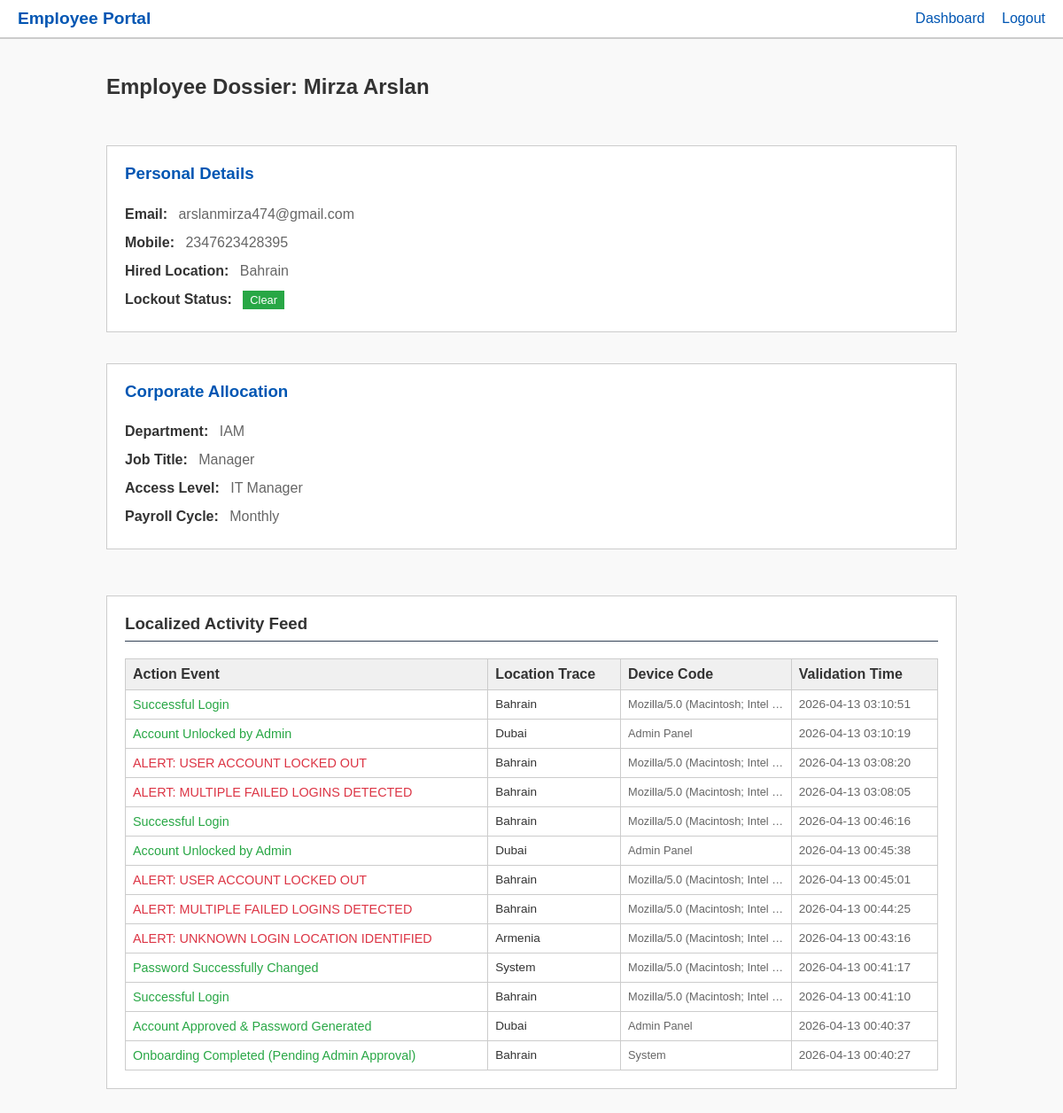
The page /admin/view_employee/5 (signed in) on the database its author committed.
### models.py (models this page shows)
class User(db.Model):
    id = db.Column(db.Integer, primary_key=True)
    first_name = db.Column(db.String(50), nullable=False)
    last_name = db.Column(db.String(50), nullable=False)
    email = db.Column(db.String(120), unique=True, nullable=False)
    mobile = db.Column(db.String(20), nullable=False)
    department = db.Column(db.String(50))
    access_required = db.Column(db.String(100))
    location = db.Column(db.String(100), nullable=False)
    job_title = db.Column(db.String(50))
    payroll = db.Column(db.String(50))
    password = db.Column(db.String(255), nullable=True)
    password_token = db.Column(db.String(100), nullable=True)
    is_first_login = db.Column(db.Boolean, default=True)
    is_approved = db.Column(db.Boolean, default=False)
    role = db.Column(db.String(10), default='User') # 'User' or 'Admin'
    failed_attempts = db.Column(db.Integer, default=0)
    is_locked = db.Column(db.Boolean, default=False)
    lockout_timestamp = db.Column(db.DateTime, nullable=True)
    force_logout = db.Column(db.Boolean, default=False)

class ActivityLog(db.Model):
    id = db.Column(db.Integer, primary_key=True)
    user_id = db.Column(db.Integer, db.ForeignKey('user.id'), nullable=False)
    action = db.Column(db.String(100), nullable=False)
    device = db.Column(db.String(255))
    location = db.Column(db.String(100))
    timestamp = db.Column(db.DateTime, default=get_ireland_time)
    user = db.relationship('User', backref=db.backref('activities', lazy=True))

### app.py (the view)
@app.route('/admin/view_employee/<int:id>', methods=['GET'])
def view_employee(id):
    if 'user_id' not in session: return redirect(url_for('login'))
    admin = User.query.get(session['user_id'])
    if admin.role != 'Admin': return redirect(url_for('index'))
    emp = User.query.get_or_404(id)
    activities = ActivityLog.query.filter_by(user_id=emp.id).order_by(ActivityLog.timestamp.desc()).all()
    return render_template('admin_view_employee.html', emp=emp, activities=activities)

### templates/admin_view_employee.html (shortened to what this page needs)
{% extends "base.html" %}
{% block content %}
<div style="display: flex; justify-content: space-between; align-items: center; margin-bottom: 2rem;">
    <h2>Employee Dossier: {{ emp.first_name }} {{ emp.last_name }} {% if not emp.is_approved %}<span class="badge badge-warning">PENDING APPROVAL</span>{% endif %}</h2>
</div>
<div class="grid">
    <div class="card">
        <h3 style="margin-top: 0; color: var(--primary);">Personal Details</h3>
        <ul style="list-style: none; padding: 0; margin: 0; color: var(--text-muted); line-height: 2;">
            <li><strong style="margin-right: 0.5rem; color: var(--text);">Email:</strong> {{ emp.email }}</li>
            <li><strong style="margin-right: 0.5rem; color: var(--text);">Mobile:</strong> {{ emp.mobile }}</li>
            <li><strong style="margin-right: 0.5rem; color: var(--text);">Hired Location:</strong> {{ emp.location }}</li>
            <li><strong style="margin-right: 0.5rem; color: var(--text);">Lockout Status:</strong>
                {% if emp.is_locked %}
                <span class="badge badge-danger">LOCKED</span>
                {% else %}
                <span class="badge badge-success">Clear</span>
                {% endif %}
            </li>
        </ul>
    </div>
    <div class="card">
        <h3 style="margin-top: 0; color: var(--primary);">Corporate Allocation</h3>
        <ul style="list-style: none; padding: 0; margin: 0; color: var(--text-muted); line-height: 2;">
            <li><strong style="margin-right: 0.5rem; color: var(--text);">Department:</strong> {{ emp.department }}</li>
            <li><strong style="margin-right: 0.5rem; color: var(--text);">Job Title:</strong> {{ emp.job_title }}</li>
            <li><strong style="margin-right: 0.5rem; color: var(--text);">Access Level:</strong> {{ emp.access_required }}</li>
            <li><strong style="margin-right: 0.5rem; color: var(--text);">Payroll Cycle:</strong> {{ emp.payroll }}</li>
        </ul>
    </div>
</div>
<div class="card" style="margin-top: 2rem;">
    <h3 style="margin-top: 0; border-bottom: 1px solid #334155; padding-bottom: 0.5rem;">Localized Activity Feed</h3>
    {% if activities %}
    <table style="margin-top: 1rem;">
        <thead>
            <tr>
                <th>Action Event</th>
                <th>Location Trace</th>
                <th>Device Code</th>
                <th>Validation Time</th>
            </tr>
        </thead>
        <tbody>
            {% for log in activities %}
            <tr>
                <td style="{% if 'FAILED' in log.action or 'LOCKED OUT' in log.action or 'invalid' in log.action or 'IDENTIFIED' in log.action %}color: var(--danger);{% elif 'Warning' in log.action %}color: var(--warning);{% else %}color: var(--success);{% endif %} font-weight: 500; font-size: 0.9rem;">
                    {{ log.action }}
                </td>
                <td style="font-size: 0.85rem;">{{ log.location }}</td>
                <td style="font-size: 0.8rem; color: var(--text-muted); max-width: 150px; overflow: hidden; text-overflow: ellipsis; white-space: nowrap;">
                    {{ log.device }}
                </td>
                <td style="font-size: 0.85rem; color: var(--text-muted);">{{ log.timestamp.strftime('%Y-%m-%d %H:%M:%S') }}</td>
            </tr>
            {% endfor %}
        </tbody>
    </table>
    {% else %}
    <p style="color: var(--text-muted);">No activity data exists for this user.</p>
    {% endif %}
</div>
{% endblock %}

### static/styles.css (style rules this page uses)
:root { --primary: #0056b3; --primary-hover: #004085; --bg: #f9f9f9; --surface: #ffffff; --surface-hover: #e2e8f0; --text: #333333; --text-muted: #666666; --danger: #dc3545; --success: #28a745; --warning: #ffc107; }
body { margin: 0; font-family: Arial, sans-serif; background-color: #f9f9f9; color: #333333; min-height: 100vh; display: flex; flex-direction: column; }
.card { background: #ffffff; border: 1px solid #ccc; padding: 20px; margin-bottom: 20px; }
.grid { display: grid; grid-template-columns: 1fr; gap: 15px; }
table { width: 100%; border-collapse: collapse; margin-top: 10px; }
th, td { padding: 8px; text-align: left; border: 1px solid #ccc; }
th { background-color: #f0f0f0; font-weight: bold; }
.badge { padding: 3px 8px; border: 1px solid #ccc; font-size: 0.8rem; background-color: #eee; color: #000; }
.badge-success { background-color: #28a745; color: white; border: none; }

### rows shown on the page
User: first_name "Mirza", last_name "Arslan", email "arslanmirza474@gmail.com", mobile "2347623428395", location "Bahrain", department "IAM", job_title "Manager", access_required "IT Manager", payroll "Monthly"
ActivityLog: action "Successful Login", location "Bahrain", device "Mozilla/5.0 (Macintosh; Intel…", timestamp "2026-04-13 03:10:51"
ActivityLog: action "Account Unlocked by Admin", location "Dubai", device "Admin Panel", timestamp "2026-04-13 03:10:19"
ActivityLog: action "ALERT: USER ACCOUNT LOCKED OUT", location "Bahrain", device "Mozilla/5.0 (Macintosh; Intel…", timestamp "2026-04-13 03:08:20"
ActivityLog: action "ALERT: MULTIPLE FAILED LOGINS DETECTED", location "Bahrain", device "Mozilla/5.0 (Macintosh; Intel…", timestamp "2026-04-13 03:08:05"
ActivityLog: action "Successful Login", location "Bahrain", device "Mozilla/5.0 (Macintosh; Intel…", timestamp "2026-04-13 00:46:16"
ActivityLog: action "Account Unlocked by Admin", location "Dubai", device "Admin Panel", timestamp "2026-04-13 00:45:38"
ActivityLog: action "ALERT: USER ACCOUNT LOCKED OUT", location "Bahrain", device "Mozilla/5.0 (Macintosh; Intel…", timestamp "2026-04-13 00:45:01"
ActivityLog: action "ALERT: MULTIPLE FAILED LOGINS DETECTED", location "Bahrain", device "Mozilla/5.0 (Macintosh; Intel…", timestamp "2026-04-13 00:44:25"
ActivityLog: action "ALERT: UNKNOWN LOGIN LOCATION IDENTIFIED", location "Armenia", device "Mozilla/5.0 (Macintosh; Intel…", timestamp "2026-04-13 00:43:16"
ActivityLog: action "Password Successfully Changed", location "System", device "Mozilla/5.0 (Macintosh; Intel…", timestamp "2026-04-13 00:41:17"
ActivityLog: action "Successful Login", location "Bahrain", device "Mozilla/5.0 (Macintosh; Intel…", timestamp "2026-04-13 00:41:10"
ActivityLog: action "Account Approved & Password Generated", location "Dubai", device "Admin Panel", timestamp "2026-04-13 00:40:37"
ActivityLog: action "Onboarding Completed (Pending Admin Approval)", location "Bahrain", device "System", timestamp "2026-04-13 00:40:27"
